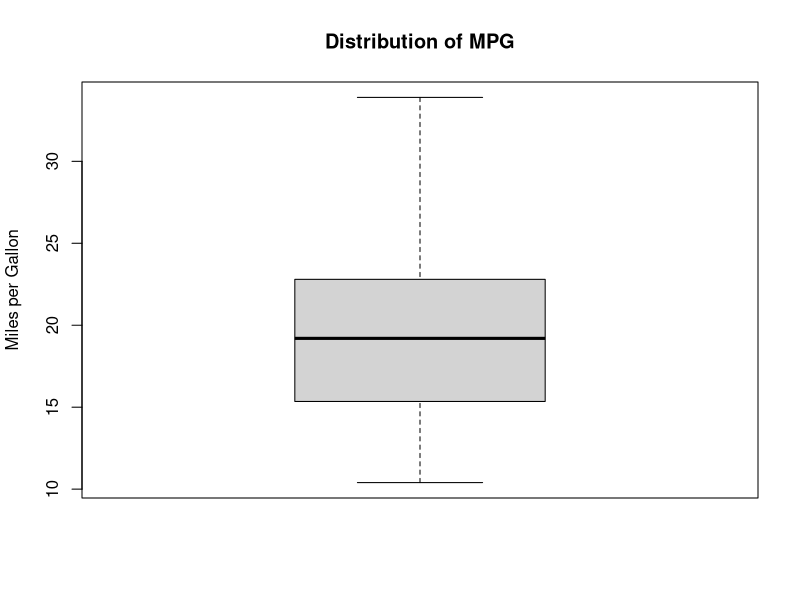
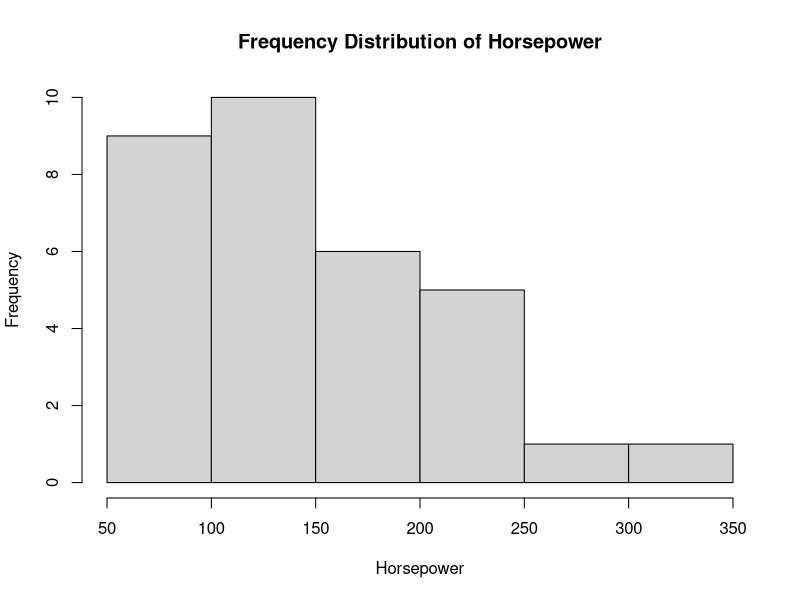
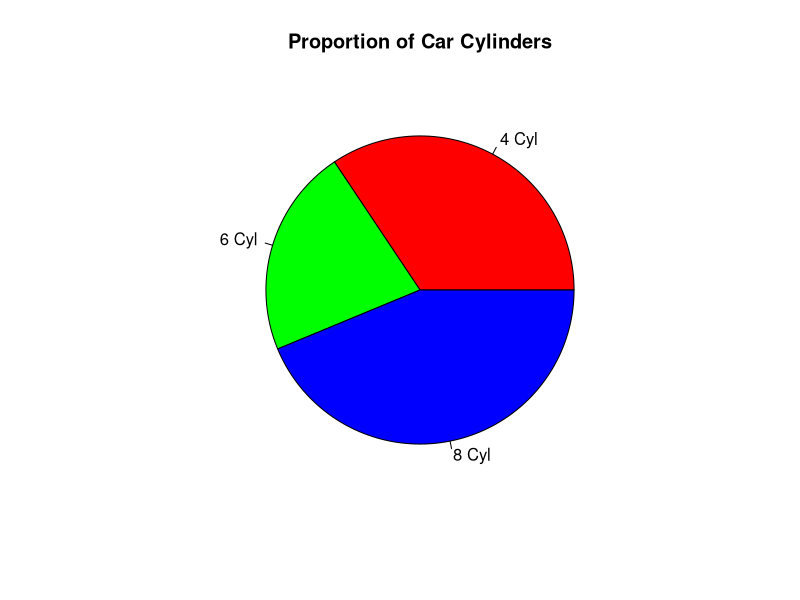
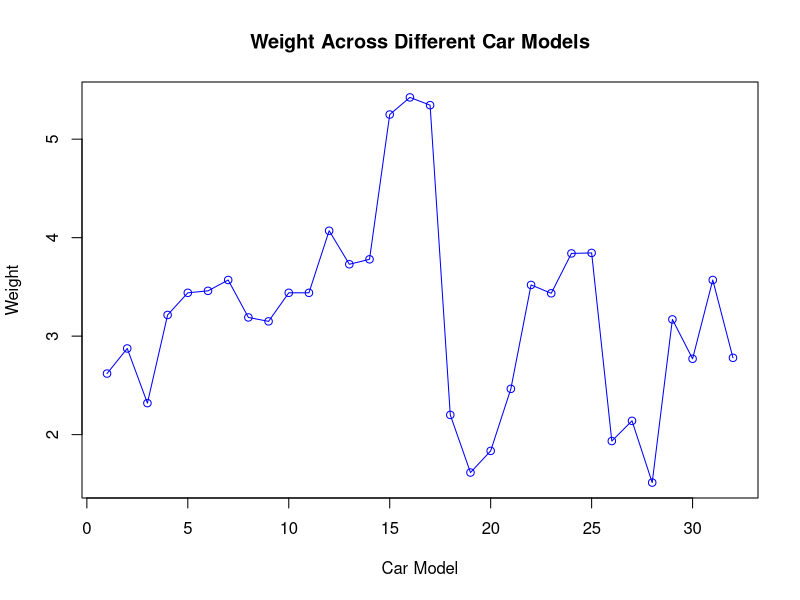
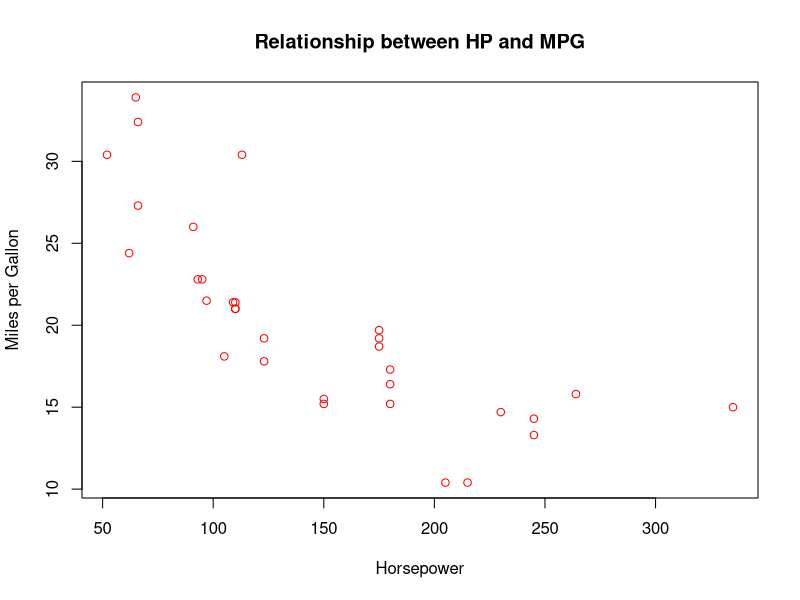
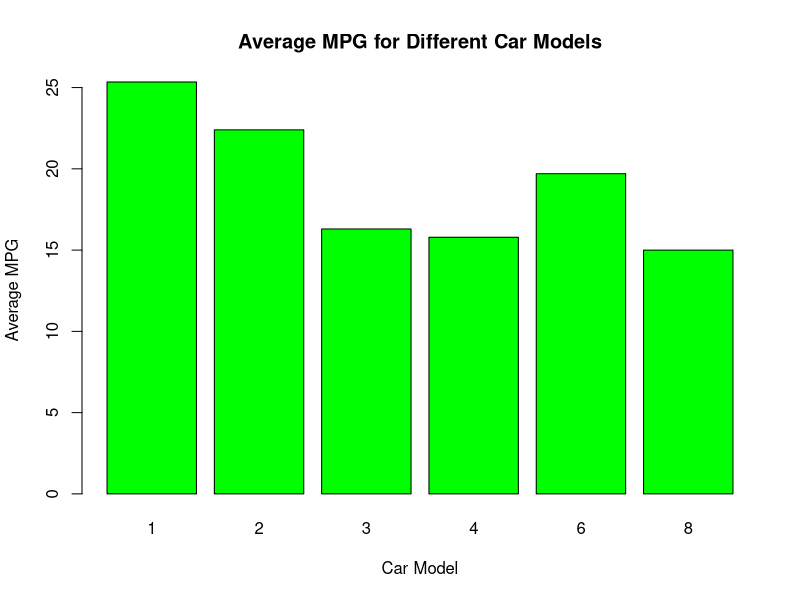

Recreate these plots in R, in order.
# Load the mtcars dataset
data(mtcars)
# 1. Boxplot of the "mpg" variable
boxplot(mtcars$mpg, main="Distribution of MPG", ylab="Miles per Gallon")
# 2. Histogram of the "hp" variable
hist(mtcars$hp, main="Frequency Distribution of Horsepower", xlab="Horsepower")
# 3. Pie chart of the proportion of different car cylinders
cylinder_counts <- table(mtcars$cyl)
pie(cylinder_counts, main="Proportion of Car Cylinders", labels=c("4 Cyl", "6 Cyl", "8 Cyl"), col=rainbow(length(cylinder_counts)))
# 4. Line graph of the "wt" variable across different car models
plot(mtcars$wt, type="o", col="blue", xlab="Car Model", ylab="Weight", main="Weight Across Different Car Models")
# 5. Scatter plot of the relationship between "mpg" and "hp" variables
plot(mtcars$hp, mtcars$mpg, main="Relationship between HP and MPG", xlab="Horsepower", ylab="Miles per Gallon", col="red")
# 6. Bar plot comparing average "mpg" values for different car models
avg_mpg <- tapply(mtcars$mpg, mtcars$car, mean)
barplot(avg_mpg, main="Average MPG for Different Car Models", xlab="Car Model", ylab="Average MPG", col="green")
